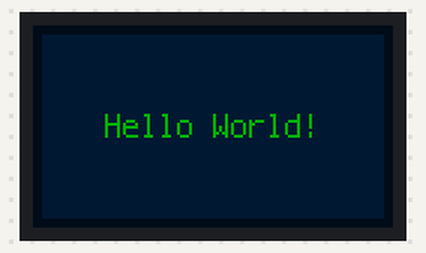
The program below on a simulated Raspberry Pi Pico running CircuitPython. Shown: 240×135 colour display.

Above: at 0.1 s.

Measured:
- what the display in image 0 shows lasts 1.0 s, from 0.0 s to 1.0 s

The program:

code.py
```python
"""
This script uses a pico display pack to make a simple GUI

File Structure:
    boot_out.txt   |    .gitignore, circuitpython
    code.py        |    main script
    examples/      |    .gitignore, developer examples
    lib/           |    3rd party circuitpython libraries
    wifi.toml      |    wifi configuration

Todo:
    * buttons
    * led
    * wifi
    * scrolling text

References:
    http://helloraspberrypi.blogspot.com/2021/01/raspberry-pi-picocircuitpython-st7789.html
    https://github.com/pimoroni/pimoroni-pico/tree/main/micropython/examples/pico_display
"""

import os
import time
import board
import busio
import terminalio
import displayio
from adafruit_display_text import label
from adafruit_st7789 import ST7789

#===============#
# display block #
#===============#

# some display parameters
BORDER = 6
FONTSCALE = 2
BACKGROUND_COLOR = 0x000D1B
FOREGROUND_COLOR = 0x001935
TEXT_COLOR = 0x00B300

# Release any resources currently in use for the displays
displayio.release_displays()
tft_cs = board.GP17
tft_dc = board.GP16
spi_mosi = board.GP19
spi_clk = board.GP18
spi = busio.SPI(spi_clk, spi_mosi)
display_bus = displayio.FourWire(spi, command=tft_dc, chip_select=tft_cs)
display = ST7789(
    display_bus, rotation=270, width=240, height=135, rowstart=40, colstart=53
)

# Make the display context
splash = displayio.Group()
display.show(splash)
color_bitmap = displayio.Bitmap(display.width, display.height, 1)
color_palette = displayio.Palette(1)
color_palette[0] = BACKGROUND_COLOR
bg_sprite = displayio.TileGrid(color_bitmap, pixel_shader=color_palette, x=0, y=0)
splash.append(bg_sprite)

# Draw a smaller inner rectangle
inner_bitmap = displayio.Bitmap(
    display.width - BORDER * 2, display.height - BORDER * 2, 1
)
inner_palette = displayio.Palette(1)
inner_palette[0] = FOREGROUND_COLOR
inner_sprite = displayio.TileGrid(
    inner_bitmap, pixel_shader=inner_palette, x=BORDER, y=BORDER
)
splash.append(inner_sprite)

# Draw a label
text = "Hello World!"
text_area = label.Label(terminalio.FONT, text=text, color=TEXT_COLOR)
text_width = text_area.bounding_box[2] * FONTSCALE
text_group = displayio.Group(
    scale=FONTSCALE,
    x=display.width // 2 - text_width // 2,
    y=display.height // 2,
)
text_group.append(text_area)  # Subgroup for text scaling
splash.append(text_group)

#============#
# main block #
#============#

time.sleep(1.0)
#displayio.release_displays()
splash = displayio.Group()
display.show(splash)

while True:
    pass
```
